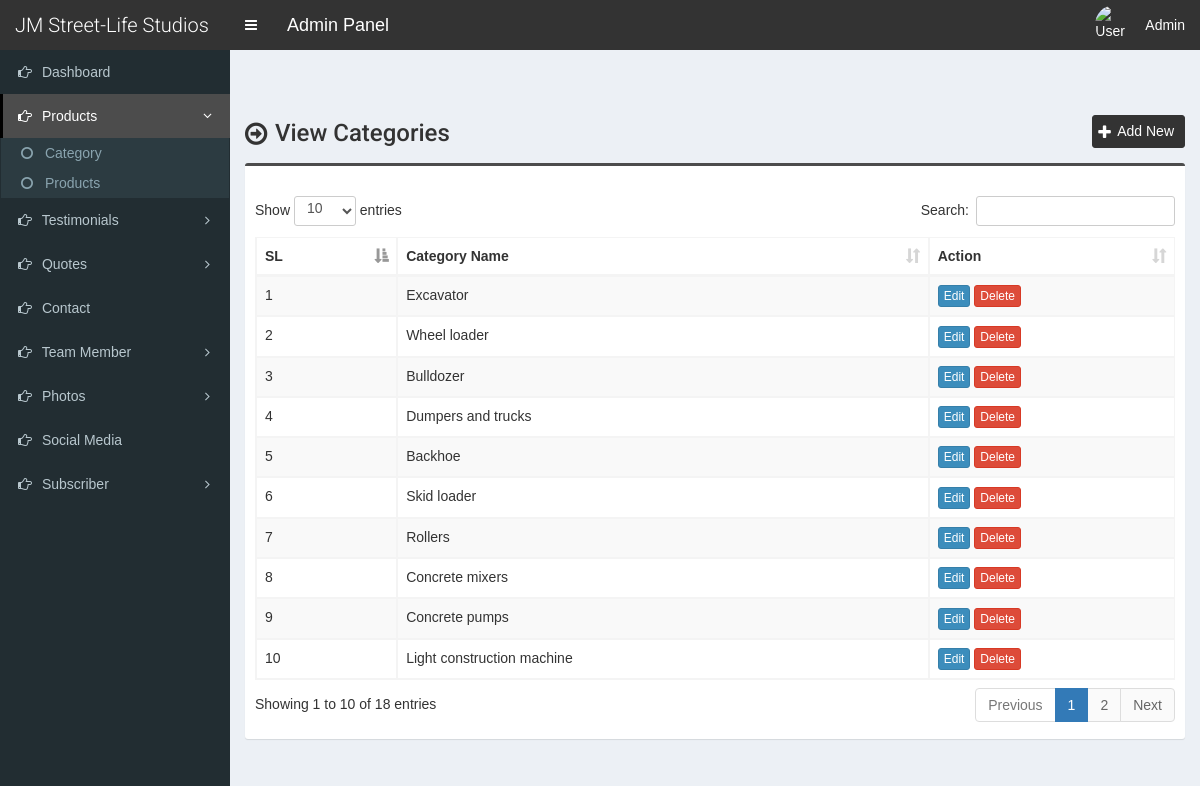
Screenshot of /admin/dashboard/products-category.php (signed in) with the database file from the repository.
### tables this page shows
CREATE TABLE `tbl_settings` (
  `id` int(11) NOT NULL,
  `logo` varchar(255) NOT NULL,
  `favicon` varchar(255) NOT NULL,
  `footer_about` mediumtext NOT NULL,
  `footer_copyright` mediumtext NOT NULL,
  `contact_address` mediumtext NOT NULL,
  `contact_email` varchar(255) NOT NULL,
  `contact_phone` varchar(255) NOT NULL,
  `contact_fax` varchar(255) NOT NULL,
  `contact_map_iframe` mediumtext NOT NULL,
  `total_recent_news_footer` int(10) NOT NULL,
  `total_popular_news_footer` int(10) NOT NULL,
  `total_recent_news_sidebar` int(11) NOT NULL,
  `total_popular_news_sidebar` int(11) NOT NULL,
  `total_recent_news_home_page` int(11) NOT NULL,
  `meta_title_home` mediumtext NOT NULL,
  `meta_keyword_home` mediumtext NOT NULL,
  `meta_description_home` mediumtext NOT NULL,
  `home_title_service` varchar(255) NOT NULL,
  `home_subtitle_service` varchar(255) NOT NULL,
  `home_status_service` varchar(10) NOT NULL,
  `home_title_team_member` varchar(255) NOT NULL,
  `home_subtitle_team_member` varchar(255) NOT NULL,
  `home_status_team_member` varchar(10) NOT NULL,
  `home_title_testimonial` varchar(255) NOT NULL,
  `home_subtitle_testimonial` varchar(255) NOT NULL,
  `home_status_testimonial` varchar(10) NOT NULL,
  `home_photo_testimonial` varchar(255) NOT NULL,
  `home_title_news` varchar(255) NOT NULL,
  `home_subtitle_news` varchar(255) NOT NULL,
  `home_status_news` varchar(10) NOT NULL,
  `home_title_partner` varchar(255) NOT NULL,
  `home_subtitle_partner` varchar(255) NOT NULL,
  `home_status_partner` varchar(10) NOT NULL,
  `mod_rewrite` varchar(10) NOT NULL,
  `newsletter_title` varchar(255) NOT NULL,
  `newsletter_text` mediumtext NOT NULL,
  `newsletter_photo` varchar(255) NOT NULL,
  `newsletter_status` varchar(10) NOT NULL,
  `banner_search` varchar(255) NOT NULL,
  `banner_category` varchar(255) NOT NULL,
  `counter_1_title` varchar(255) NOT NULL,
  `counter_1_value` varchar(10) NOT NULL,
  `counter_2_title` varchar(255) NOT NULL,
  `counter_2_value` varchar(10) NOT NULL,
  `counter_3_title` varchar(255) NOT NULL,
  `counter_3_value` varchar(10) NOT NULL,
  `counter_4_title` varchar(255) NOT NULL,
  `counter_4_value` varchar(10) NOT NULL,
  `counter_photo` varchar(255) NOT NULL,
  `counter_status` varchar(10) NOT NULL,
  `color` varchar(10) NOT NULL,
  `preloader` varchar(3) NOT NULL,
  `active_editor` varchar(40) NOT NULL,
  `website_name` varchar(255) NOT NULL,
  `home_about_title` varchar(200) NOT NULL,
  `home_about_img` varchar(200) NOT NULL,
  `home_about_content` varchar(2000) NOT NULL
);

CREATE TABLE `categories` (
  `id` int(11) NOT NULL,
  `name` varchar(255) NOT NULL,
  `created_at` timestamp NOT NULL DEFAULT current_timestamp(),
  `updated_at` timestamp NOT NULL DEFAULT current_timestamp() ON UPDATE current_timestamp()
);

### admin/dashboard/products-category.php (the view, shortened to what this page needs)
<?php require_once('./inc/header.php'); ?>
<section class="content-header">
	<div class="content-header-left">
		<h1>View Categories</h1>
	</div>
	<div class="content-header-right">
		<a href="products-category-add.php" class="btn btn-primary btn-sm">Add New</a>
	</div>
</section>
<section class="content">
	<div class="row">
		<div class="col-md-12">
			<div class="box box-info">
				<div class="box-body table-responsive">
					<table id="example1" class="table table-bordered table-striped">
						<thead>
							<tr>
								<th>SL</th>
								<th>Category Name</th>
								<th>Action</th>
							</tr>
						</thead>
						<tbody>
							<?php
							$i = 0;
							$statement = $pdo->prepare("SELECT * FROM categories ORDER BY id ASC");
							$statement->execute();
							$result = $statement->fetchAll(PDO::FETCH_ASSOC);
							foreach ($result as $row) {
								$i++;
							?>
								<tr>
									<td><?php echo $i; ?></td>
									<td><?php echo $row['name']; ?></td>
									<td>
										<a href="products-category-edit.php?id=<?php echo $row['id']; ?>" class="btn btn-primary btn-xs">Edit</a>
										<a href="#" class="btn btn-danger btn-xs" data-href="products-category-delete.php?id=<?php echo $row['id']; ?>" data-toggle="modal" data-target="#confirm-delete">Delete</a>
									</td>
								</tr>
							<?php
							}
							?>
						</tbody>
					</table>
				</div>
			</div>
</section>
<?php require_once('./inc/footer.php'); ?>

### admin/dashboard/inc/header.php (shortened to what this page needs)
<?php
include('./database/config.php');
$q = $pdo->prepare("SELECT * FROM tbl_settings WHERE id=?");
$q->execute([1]);
$res = $q->fetchAll();
foreach ($res as $row) {
	$active_editor = $row['active_editor'];
	$website_name = $row['website_name'];
}
?>
<!DOCTYPE html>
<html>
<head>
	<link rel="stylesheet" href="css/bootstrap.min.css">
	<link rel="stylesheet" href="css/font-awesome.min.css">
	<link rel="stylesheet" href="css/ionicons.min.css">
	<link rel="stylesheet" href="css/datepicker3.css">
	<link rel="stylesheet" href="css/all.css">
	<link rel="stylesheet" href="css/select2.min.css">
	<link rel="stylesheet" href="css/dataTables.bootstrap.css">
	<link rel="stylesheet" href="css/jquery.fancybox.css">
	<link rel="stylesheet" href="css/AdminLTE.min.css">
	<link rel="stylesheet" href="css/_all-skins.min.css">
	<link rel="stylesheet" href="css/on-off-switch.css">
	<link rel="stylesheet" href="css/sb-admin.css">
	<?php if ($active_editor == 'Summernote') : ?>
		<link rel="stylesheet" href="css/summernote.css">
	<?php endif; ?>
	<link rel="stylesheet" href="css/style.css">
</head>
<body class="hold-transition fixed skin-blue sidebar-mini">
	<div class="wrapper">
		<header class="main-header">
			<a href="index.php" class="logo">
				<span class="logo-lg"><?php echo $website_name; ?></span>
			</a>
			<nav class="navbar navbar-static-top">
				<a href="#" class="sidebar-toggle" data-toggle="offcanvas" role="button">
				</a>
				<span style="float:left;line-height:50px;color:#fff;padding-left:15px;font-size:18px;">Admin Panel</span>
				<div class="navbar-custom-menu">
					<ul class="nav navbar-nav">
						<li class="dropdown user user-menu">
							<a href="#" class="dropdown-toggle" data-toggle="dropdown">
								<img src="../assets/uploads/<?php echo $_SESSION['user']['photo']; ?>" class="user-image" alt="User Image">
								<span class="hidden-xs"><?php echo 'Admin'; ?></span>
							</a>
						</li>
					</ul>
				</div>
			</nav>
		</header>
		<?php $cur_page = substr($_SERVER["SCRIPT_NAME"], strrpos($_SERVER["SCRIPT_NAME"], "/") + 1); ?>
		<aside class="main-sidebar">
			<section class="sidebar">
				<ul class="sidebar-menu">
					<li class="treeview <?php if ($cur_page == 'index.php') {
											echo 'active';
										} ?>">
						<a href="index.php">
							<i class="fa fa-hand-o-right"></i> <span>Dashboard</span>
						</a>
					</li>
					<li class="treeview <?php if (($cur_page == 'products-category-add.php') || ($cur_page == 'products-category.php') || ($cur_page == 'products-category-edit.php') || ($cur_page == 'products-add.php') || ($cur_page == 'products.php') || ($cur_page == 'products-edit.php')) {
											echo 'active';
										} ?>">
						<a href="#">
							<i class="fa fa-hand-o-right"></i>
							<span>Products</span>
							<span class="pull-right-container">
								<i class="fa fa-angle-left pull-right"></i>
							</span>
						</a>
						<ul class="treeview-menu">
							<li><a href="products-category.php"><i class="fa fa-circle-o"></i> Category</a></li>
							<li><a href="products.php"><i class="fa fa-circle-o"></i> Products</a></li>
						</ul>
					</li>
					<li class="treeview <?php if (($cur_page == 'testimonials-category.php') || ($cur_page == 'testimonials-category-edit.php') || ($cur_page == 'testimonials-add.php') || ($cur_page == 'testimonials.php') || ($cur_page == 'testimonials-edit.php')) {
											echo 'active';
										} ?>">
						<a href="#">
							<i class="fa fa-hand-o-right"></i>
							<span>Testimonials</span>
							<span class="pull-right-container">
								<i class="fa fa-angle-left pull-right"></i>
							</span>
						</a>
					</li>
					<li class="treeview <?php if (($cur_page == 'quotes-category.php') || ($cur_page == 'quotes-category-edit.php') || ($cur_page == 'quotes-add.php') || ($cur_page == 'quotes.php') || ($cur_page == 'quotes-edit.php')) {
											echo 'active';
										} ?>">
						<a href="#">
							<i class="fa fa-hand-o-right"></i>
							<span>Quotes</span>
							<span class="pull-right-container">
								<i class="fa fa-angle-left pull-right"></i>
							</span>
						</a>
					</li>
					<li class="treeview <?php if (($cur_page == 'contact.php')) {
											echo 'active';
										} ?>">
						<a href="contact.php">
							<i class="fa fa-hand-o-right"></i> <span>Contact</span>
						</a>
					</li>
					<li class="treeview <?php if (($cur_page == 'designation-add.php') || ($cur_page == 'designation.php') || ($cur_page == 'designation-edit.php') || ($cur_page == 'team-member-add.php') || ($cur_page == 'team-member.php') || ($cur_page == 'team-member-edit.php')) {
											echo 'active';
										} ?>">
						<a href="#">
							<i class="fa fa-hand-o-right"></i>
							<span>Team Member</span>
							<span class="pull-right-container">
								<i class="fa fa-angle-left pull-right"></i>
							</span>
						</a>
					</li>
					<li class="treeview <?php if (($cur_page == 'photo-category-add.php') || ($cur_page == 'photo-category.php') || ($cur_page == 'photo-category-edit.php') || ($cur_page == 'photo-add.php') || ($cur_page == 'photo.php') || ($cur_page == 'photo-edit.php') || ($cur_page == 'video-category-add.php') || ($cur_page == 'video-category.php') || ($cur_page == 'video-category-edit.php') || ($cur_page == 'video-add.php') || ($cur_page == 'video.php') || ($cur_page == 'video-edit.php')) {
											echo 'active';
										} ?>">
						<a href="#">
							<i class="fa fa-hand-o-right"></i>
							<span>Photos</span>
							<span class="pull-right-container">
								<i class="fa fa-angle-left pull-right"></i>
							</span>
						</a>
					</li>
					<li class="treeview <?php if (($cur_page == 'social-media.php')) {
											echo 'active';
										} ?>">
						<a href="social-media.php">
							<i class="fa fa-hand-o-right"></i> <span>Social Media</span>
						</a>
					</li>
					<li class="treeview <?php if (($cur_page == 'subscriber.php') || ($cur_page == 'subscriber-email.php')) {
											echo 'active';
										} ?>">
						<a href="#">
							<i class="fa fa-hand-o-right"></i>
							<span>Subscriber</span>
							<span class="pull-right-container">
								<i class="fa fa-angle-left pull-right"></i>
							</span>
						</a>
					</li>
				</ul>
			</section>
		</aside>
		<div class="content-wrapper">

### admin/dashboard/css/sb-admin.css (style rules this page uses)
body { margin-top: 50px; }

### admin/dashboard/css/style.css (style rules this page uses)
body { font-size: 14px; height: 100%; background-color: #F7F7F7; font-family: var(--source-sans); }
.navbar-nav>.user-menu .user-image { width: 40px; height: 40px; margin-top: -10px; }
.content-header>h1, .content-header .content-header-left h1 { font-family: 'Roboto', sans-serif; }
.main-header .logo { text-align: left; }
.main-header .logo .logo-lg { font-family: 'Roboto', sans-serif; }
.box-info { padding-top: 20px; }
.sidebar-menu li.active>a>.pull-right-container>.fa-angle-left { -webkit-transform: rotate(90deg); -ms-transform: rotate(90deg); -o-transform: rotate(90deg); transform: rotate(90deg); }
.sidebar-menu li>a>.pull-right-container>.fa-angle-left:before { content: "\f105"; }
.content-header { overflow: hidden; }
.content-header .content-header-left { float: left; padding-top: 5px; }
.content-header .content-header-right { float: right; }
.content-header .content-header-left h1 { margin-top: 0; margin-bottom: 0; padding-left: 30px; font-size: 24px; position: relative; }
.content-header .content-header-left h1:before { position: absolute; top: 0; left: 0; font-family: 'FontAwesome', sans-serif; font-size: 26px; content: '\f18e'; }
.content-header .content-header-right a { position: relative; padding-left: 24px; font-size: 14px; }
.content-header .content-header-right a:before { position: absolute; top: 4px; left: 5px; font-family: 'FontAwesome', sans-serif; font-size: 16px; content: '\f067'; }
.skin-blue .sidebar-menu>li:hover>a, .skin-blue .sidebar-menu>li.active>a { color: #fff; background: #3c8dbc; border-left-color: #3c8dbc; }
.skin-blue .main-header .logo, .skin-blue .main-header .logo:hover, .skin-blue .main-header .navbar, .skin-blue .main-header .navbar .sidebar-toggle:hover { background-color: #333333; }
.skin-blue .sidebar-menu>li:hover>a, .skin-blue .sidebar-menu>li.active>a { background-color: #4c4c4c; border-left-color: #000000; }
.box.box-info { border-top-color: #4c4c4c; }
.content-header .content-header-right a { background-color: #333333; border-color: #333333; }
.sidebar-menu .treeview-menu>li>a { font-size: 14px; }

### rows the page displays
tbl_settings: website_name "JM Street-Life Studios"
categories: name "Excavator"
categories: name "Wheel loader"
categories: name "Bulldozer"
categories: name "Dumpers and trucks"
categories: name "Backhoe"
categories: name "Skid loader"
categories: name "Rollers"
categories: name "Concrete mixers"
categories: name "Concrete pumps"
categories: name "Light construction machine"
